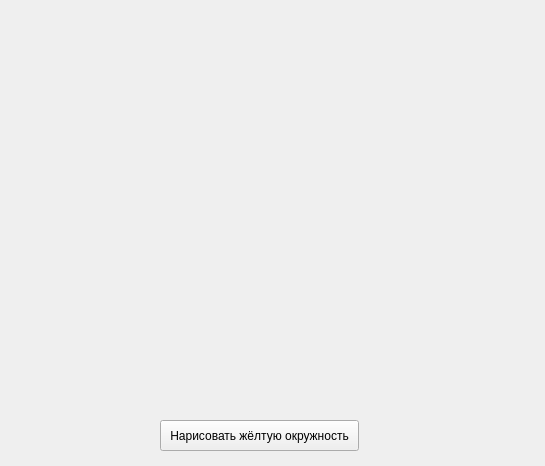
<?xml version="1.0" encoding="UTF-8"?>
<ui version="4.0">
 <class>Form</class>
 <widget class="QWidget" name="Form">
  <property name="geometry">
   <rect>
    <x>0</x>
    <y>0</y>
    <width>545</width>
    <height>466</height>
   </rect>
  </property>
  <property name="windowTitle">
   <string>Form</string>
  </property>
  <widget class="QPushButton" name="pushButton">
   <property name="geometry">
    <rect>
     <x>160</x>
     <y>420</y>
     <width>199</width>
     <height>31</height>
    </rect>
   </property>
   <property name="sizePolicy">
    <sizepolicy hsizetype="Minimum" vsizetype="Minimum">
     <horstretch>0</horstretch>
     <verstretch>0</verstretch>
    </sizepolicy>
   </property>
   <property name="text">
    <string>Нарисовать жёлтую окружность</string>
   </property>
  </widget>
 </widget>
 <resources/>
 <connections/>
</ui>
